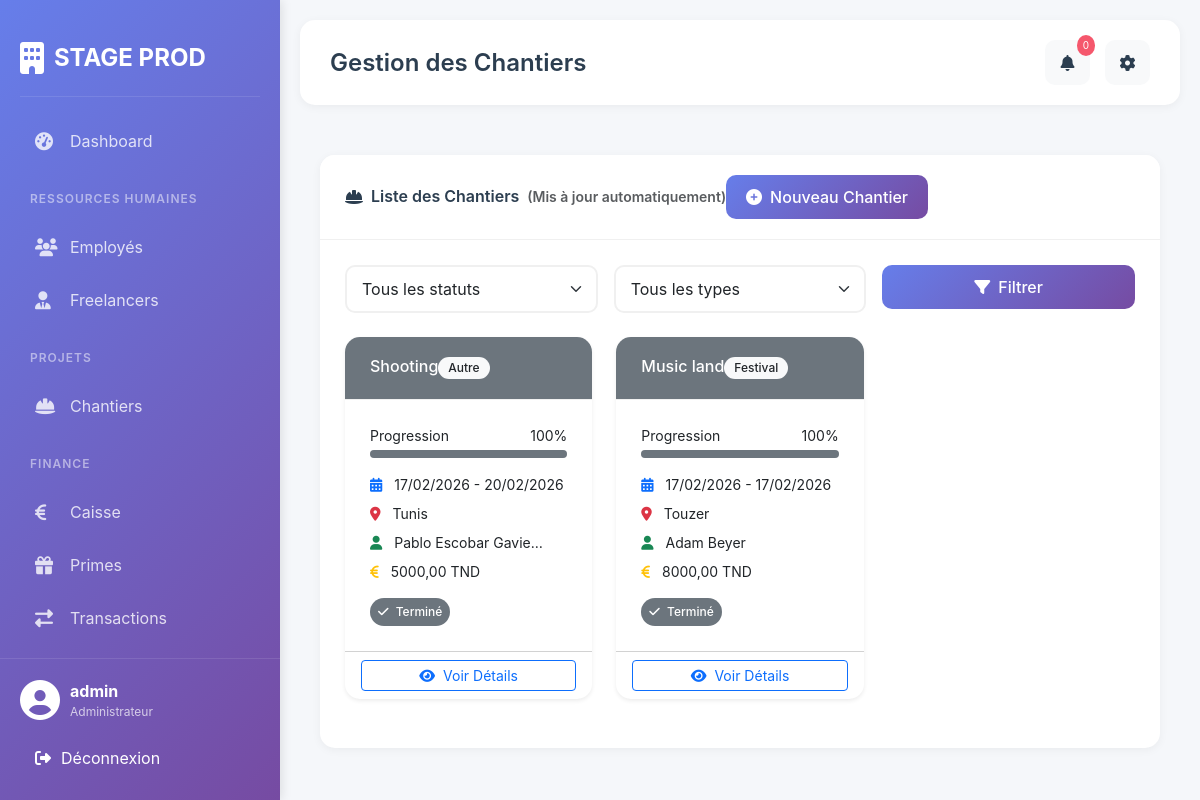
The app's page /chantiers/ (signed in) with its own data.
### gestion/models.py (models this page shows, shortened)
class Chantier(models.Model):
    STATUT_CHOICES = [
        ('EN_COURS', 'En cours'),
        ('TERMINE', 'Terminé'),
        ('ANNULE', 'Annulé'),
        ('PREVU', 'Prévu'),
    ]
    TYPE_CHANTIER_CHOICES = [
        ('CONGRES', 'Congrès'),
        ('FESTIVAL', 'Festival'),
        ('AUTRE', 'Autre'),
    ]
    nom = models.CharField(max_length=200)
    type_chantier = models.CharField(max_length=20, choices=TYPE_CHANTIER_CHOICES)
    description = models.TextField()
    date_debut = models.DateField()
    date_fin = models.DateField()
    lieu = models.CharField(max_length=200)
    client_nom = models.CharField(max_length=200)
    client_telephone = models.CharField(max_length=20)
    client_email = models.EmailField()
    montant_total = models.DecimalField(max_digits=12, decimal_places=2, default=0)
    statut = models.CharField(max_length=20, choices=STATUT_CHOICES, default='PREVU')
    employes = models.ManyToManyField(Employe, through='AffectationChantier')
    freelancers = models.ManyToManyField(Freelancer, through='AffectationFreelancer')
    notes = models.TextField(blank=True)
    def mettre_a_jour_statut(self):
        today = date.today()
        if self.statut == 'ANNULE':
            return self.statut
        if today > self.date_fin:
            nouveau_statut = 'TERMINE'
        elif self.date_debut <= today <= self.date_fin:
            nouveau_statut = 'EN_COURS'
        else:
            nouveau_statut = 'PREVU'
        if self.statut != nouveau_statut:
            self.statut = nouveau_statut
            self.save(update_fields=['statut'])
        return self.statut
    def save(self, *args, **kwargs):
        today = date.today()
        if not self.pk:  # Nouveau chantier
            if self.statut != 'ANNULE':
                if today > self.date_fin:
                    self.statut = 'TERMINE'
                elif self.date_debut <= today <= self.date_fin:
                    self.statut = 'EN_COURS'
                else:
                    self.statut = 'PREVU'
        else:  # Modification d'un chantier existant
            if self.statut != 'ANNULE':
                if today > self.date_fin:
                    self.statut = 'TERMINE'
                elif self.date_debut <= today <= self.date_fin:
                    self.statut = 'EN_COURS'
                else:
                    self.statut = 'PREVU'
        super().save(*args, **kwargs)
    @property
    def statut_couleur(self):
        couleurs = {
            'PREVU': 'warning',
            'EN_COURS': 'success',
            'TERMINE': 'secondary',
            'ANNULE': 'danger',
        }
        return couleurs.get(self.statut, 'info')
    @property
    def progression(self):
        total_jours = (self.date_fin - self.date_debut).days
        if total_jours <= 0:
            return 100 if self.statut == 'TERMINE' else 0
        jours_ecoules = (date.today() - self.date_debut).days
        if jours_ecoules < 0:
            return 0
        elif jours_ecoules > total_jours:
            return 100
        else:
            return int((jours_ecoules / total_jours) * 100)

### gestion/views.py (the view)
# urls.py: path('chantiers/', views.liste_chantiers, name='liste_chantiers'),
@login_required
def liste_chantiers(request):
    chantiers = Chantier.objects.all()
    for chantier in chantiers:
        chantier.mettre_a_jour_statut()
    statut_filter = request.GET.get('statut')
    type_filter = request.GET.get('type')
    if statut_filter:
        chantiers = chantiers.filter(statut=statut_filter)
    if type_filter:
        chantiers = chantiers.filter(type_chantier=type_filter)
    context = {
        'chantiers': chantiers,
        'statuts': Chantier.STATUT_CHOICES,
        'types': Chantier.TYPE_CHANTIER_CHOICES,
        'today': date.today(),
    }
    return render(request, 'chantiers/liste_chantiers.html', context)

### templates/chantiers/liste_chantiers.html (shortened to what this page needs)
{% extends 'base.html' %}
{% block page_title %}Gestion des Chantiers{% endblock %}
{% block content %}
<div class="card">
    <div class="card-header">
        <div class="d-flex justify-content-between align-items-center">
            <h5 class="mb-0">
                <i class="fas fa-hard-hat me-2"></i>Liste des Chantiers
                <small class="text-muted ms-2">(Mis à jour automatiquement)</small>
            </h5>
            <a href="{% url 'ajouter_chantier' %}" class="btn btn-primary">
                <i class="fas fa-plus-circle me-2"></i>Nouveau Chantier
            </a>
        </div>
    </div>
    <div class="card-body">
        <div class="filters mb-4">
            <form method="get" class="row g-3">
                <div class="col-md-4">
                    <select name="statut" class="form-select">
                        <option value="">Tous les statuts</option>
                    </select>
                </div>
                <div class="col-md-4">
                    <select name="type" class="form-select">
                        <option value="">Tous les types</option>
                    </select>
                </div>
                <div class="col-md-4">
                    <button type="submit" class="btn btn-primary w-100">
                        <i class="fas fa-filter me-2"></i>Filtrer
                    </button>
                </div>
            </form>
        </div>
        <div class="row">
            {% for chantier in chantiers %}
            <div class="col-md-6 col-lg-4 mb-4">
                <div class="card h-100 shadow-sm hover-shadow">
                    <div class="card-header {% if chantier.statut == 'EN_COURS' %}bg-success text-white
                                           {% elif chantier.statut == 'TERMINE' %}bg-secondary text-white
                                           {% elif chantier.statut == 'ANNULE' %}bg-danger text-white
                                           {% else %}bg-warning{% endif %}">
                        <div class="d-flex justify-content-between align-items-start">
                            <h6 class="mb-0">{{ chantier.nom|truncatechars:30 }}</h6>
                            <span class="badge bg-light text-dark">{{ chantier.get_type_chantier_display }}</span>
                        </div>
                    </div>
                    <div class="card-body">
                        <div class="mb-3">
                            <div class="d-flex justify-content-between mb-1">
                                <small>Progression</small>
                                <small>{{ chantier.progression }}%</small>
                            </div>
                            <div class="progress" style="height: 8px;">
                                <div class="progress-bar bg-{{ chantier.statut_couleur }}"
                                     role="progressbar"
                                     style="width: {{ chantier.progression }}%;"
                                     aria-valuenow="{{ chantier.progression }}"
                                     aria-valuemin="0"
                                     aria-valuemax="100">
                                </div>
                            </div>
                        </div>
                        <div class="small mb-2">
                            <i class="fas fa-calendar-alt me-2 text-primary"></i>
                            {{ chantier.date_debut|date:"d/m/Y" }} - {{ chantier.date_fin|date:"d/m/Y" }}
                        </div>
                        <div class="small mb-2">
                            <i class="fas fa-map-marker-alt me-2 text-danger"></i>
                            {{ chantier.lieu|truncatechars:30 }}
                        </div>
                        <div class="small mb-2">
                            <i class="fas fa-user me-2 text-success"></i>
                            {{ chantier.client_nom|truncatechars:20 }}
                        </div>
                        <div class="small mb-2">
                            <i class="fas fa-euro-sign me-2 text-warning"></i>
                            {{ chantier.montant_total }} TND
                        </div>
                        <div class="d-flex justify-content-between align-items-center mt-3">
                            <span class="badge bg-{{ chantier.statut_couleur }} p-2">
                                <i class="fas {% if chantier.statut == 'EN_COURS' %}fa-play
                                               {% elif chantier.statut == 'TERMINE' %}fa-check
                                               {% elif chantier.statut == 'ANNULE' %}fa-times
                                               {% else %}fa-clock{% endif %} me-1"></i>
                                {{ chantier.get_statut_display }}
                            </span>
                        </div>
                    </div>
                    <div class="card-footer bg-transparent">
                        <a href="{% url 'detail_chantier' chantier.pk %}" class="btn btn-outline-primary w-100 btn-sm">
                            <i class="fas fa-eye me-2"></i>Voir Détails
                        </a>
                    </div>
                </div>
            </div>
            {% endfor %}
        </div>
    </div>
</div>
{% endblock %}

### templates/base.html (shortened to what this page needs)
<!doctype html>
<html lang="fr">
  <head>
    <link
      href="https://cdn.jsdelivr.net/npm/bootstrap@5.3.0/dist/css/bootstrap.min.css"
      rel="stylesheet"
    />
    <link
      rel="stylesheet"
      href="https://cdnjs.cloudflare.com/ajax/libs/font-awesome/6.4.0/css/all.min.css"
    />
    {% load static %}
    <link rel="stylesheet" href="{% static 'css/style.css' %}" />
  </head>
  <body>
    <div class="sidebar">
      <div class="sidebar-brand">
        <i class="fas fa-building"></i>
        <span>STAGE PROD</span>
      </div>
      <div class="sidebar-menu">
        <div
          class="menu-item {% if request.resolver_match.url_name == 'dashboard' %}active{% endif %}"
        >
          <a href="{% url 'dashboard' %}">
            <i class="fas fa-tachometer-alt"></i>
            <span>Dashboard</span>
          </a>
        </div>
        <div class="menu-divider">Ressources Humaines</div>
        <div class="menu-item">
          <a href="{% url 'liste_employes' %}">
            <i class="fas fa-users"></i>
            <span>Employés</span>
          </a>
        </div>
        <div class="menu-item">
          <a href="{% url 'liste_freelancers' %}">
            <i class="fas fa-user-tie"></i>
            <span>Freelancers</span>
          </a>
        </div>
        <div class="menu-divider">Projets</div>
        <div class="menu-item">
          <a href="{% url 'liste_chantiers' %}">
            <i class="fas fa-hard-hat"></i>
            <span>Chantiers</span>
          </a>
        </div>
        <div class="menu-divider">Finance</div>
        <div class="menu-item">
          <a href="{% url 'finance_dashboard' %}">
            <i class="fas fa-euro-sign"></i>
            <span>Caisse</span>
          </a>
        </div>
        <div class="menu-item">
          <a href="{% url 'liste_primes' %}">
            <i class="fas fa-gift"></i>
            <span>Primes</span>
          </a>
        </div>
        <div class="menu-item">
          <a href="{% url 'liste_transactions' %}">
            <i class="fas fa-exchange-alt"></i>
            <span>Transactions</span>
          </a>
        </div>
      </div>
      <div class="sidebar-footer">
        <div class="user-info">
          <i class="fas fa-user-circle"></i>
          <div>
            <strong>{{ user.username }}</strong>
            <small>Administrateur</small>
          </div>
        </div>
        <form method="post" action="{% url 'logout' %}" style="display: inline">
          <button
            type="submit"
            class="logout-btn"
            style="
              width: 100%;
              border: none;
              background: none;
              padding: 10px 15px;
              color: white;
              text-align: left;
              cursor: pointer;
            "
          >
            <i class="fas fa-sign-out-alt"></i>
            Déconnexion
          </button>
        </form>
      </div>
    </div>
    <div class="main-content">
      <div class="top-header">
        <div class="header-title">
          {% block page_title %}Dashboard{% endblock %}
        </div>
        <div class="header-actions">
          <div class="dropdown">
            <button
              class="btn btn-light position-relative"
              type="button"
              id="notificationDropdown"
              data-bs-toggle="dropdown"
              aria-expanded="false"
            >
              <i class="fas fa-bell"></i>
              <span class="notification-badge" id="notificationCount">0</span>
            </button>
          </div>
          <div class="dropdown">
            <button
              class="btn btn-light"
              type="button"
              id="settingsDropdown"
              data-bs-toggle="dropdown"
              aria-expanded="false"
            >
              <i class="fas fa-cog"></i>
            </button>
          </div>
        </div>
      </div>
      <div class="content">{% block content %}{% endblock %}</div>
    </div>
  </body>
</html>

### records on screen
Chantier: nom "Shooting", type_chantier "Autre", progression "100", date_debut "17/02/2026", date_fin "20/02/2026", lieu "Tunis", client_nom "Pablo Escobar Gavie…", montant_total "5000,00", statut "Terminé"
Chantier: nom "Music land", type_chantier "Festival", progression "100", date_debut "17/02/2026", date_fin "17/02/2026", lieu "Touzer", client_nom "Adam Beyer", montant_total "8000,00", statut "Terminé"

### other values on screen
{{ user.username }} "admin"
